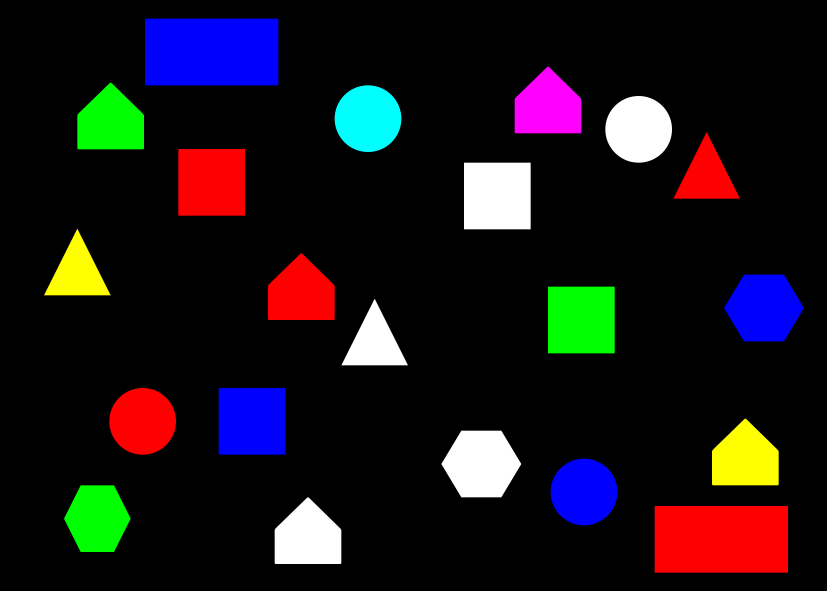
#> input picture Tarea 1/formas.png, 2480 x 1772 px (shown at 1/3 size); its folder holds 4 pictures in this run
$ jupyter execute --allow-errors 'Problema 1.ipynb'   (older library calls are emulated)
#> lines starting #> are read from the running program, lines starting #| are printed output that depends on the picture; after the words box and inside, x2 and y2 are one past the last pixel; in counts of white or black regions, pixels touching at a corner belong together
# Problema 1

Para este problema se les pide implementar funciones que analizan los datos obtenidos de un detector de formas en imágenes.

Usted debe realizar las siguientes tareas:

1. Instalar todos los módulos y librerías necesarias.
2. Analizar y entender el código.
3. Implementar funciones **detectShape**, **detectColor** y **detectOppositeColor**, con sus respectivos parámetros y valores de retorno. Solo puede modificar la celda correspondiente a cada función.
4. Modificar valores específicos dentro del código principal. Estos valores están marcados con **"#<-Can be modified"**.
5. Analizar resultados de la imagen generada y matrices de confusión. Utilizar diferentes valores para realizar su analisis.

## Importar Modulos a Utilizar

[cell 1]
import cv2
import math
import Utilities as ut
from scipy.spatial import distance as dist
import numpy as np
import imutils
import matplotlib.pyplot as plt

from sklearn import svm, datasets
from sklearn.model_selection import train_test_split
from sklearn.metrics import confusion_matrix

## Detectar Forma

[cell 2]
# Input: Contour cntr; Margin of error for comparations margin.
# Output: Tuple (shape,triangle,quad):
#        shape: Name of polygon respect with the number of sides.
#               Values -> "","no shape","triangulo","cuadrilatero","pentagono",
#                         "hexagono","heptagono","octogono","eneagono","decagono",
#                         "endecagono","dodecagono","circulo"
#        triangle: If figure is triangle, denomination in respect to number of equal sides.
#                  Values -> "no triangulo","equilatero","isosceles","escaleno",
#        quad: If figure is quadrilateral, denomination in the next list of values.
#                  Values -> "no cuadrilatero","otro","paralelogramo","cuadrado","rectangulo",
#                            "rombo","romboide","trapecio","trapezoide"
def detectShape(cntr,margin):
    shape = "no shape"
    triangle = "no triangulo"
    quad = "no cuadrilatero"

    return shape,triangle,quad

# Function that could be defined to determine the triangle type.
# Should be called from detectShape
def triangle_type(cntr, margin):
    return "no triangulo"

# Function that could be defined to determine the quadrilateral type.
# Should be called from detectShape
def quadrilateral_type(cntr, margin):
    return "no cuadrilatero"

## Definir Diccionario de Colores en formato RGB y Arreglo en formato LAB

[cell 3]
# Define dictionary with RGB formated colors.
colorDictionary = {
    "rojo": (255, 0, 0),
    "verde": (0, 255, 0),
    "azul": (0, 0, 255)
} #<-Can be modified

# Create an array (matrix) to save colors and transform them to LAB format later.
labColors = np.zeros((len(colorDictionary), 1, 3), dtype="uint8")
# Create a list to save corresponding color names.
labColorNames = []

# Iterate in color dictionary and save values in respective lists.
for (i, (name, rgb)) in enumerate(colorDictionary.items()):
    labColors[i] = rgb
    labColorNames.append(name)

# Convert array to LAB color format
labColors = cv2.cvtColor(labColors, cv2.COLOR_RGB2LAB)

## Detectar Color

[cell 4]
# Input: Image image; Contour c.
# Output: Name of color from color dictionary with minimal distance to contour's color.
#         Values -> "rojo","verde","azul","amarillo","fucsia","cyan","blanco"
def detectColor(image, c):
    # Create contour mask to ignore rest of the image.
    mask = np.zeros(image.shape[:2], dtype="uint8")
    cv2.drawContours(mask, [c], -1, 255, -1)
    mask = cv2.erode(mask, None, iterations=2)

    # Obtain mean value of contour internal color.
    mean = cv2.mean(image, mask=mask)[:3]

    return "rojo"

## Detectar Color Opuesto

[cell 5]
# Input: Image image; Contour c.
# Output: Name of color from color dictionary with maximal distance to contour's color.
#         Values -> "rojo","verde","azul","amarillo","fucsia","cyan","blanco"
def detectOppositeColor(image, c):
    # Create contour mask to ignore rest of the image.
    mask = np.zeros(image.shape[:2], dtype="uint8")
    cv2.drawContours(mask, [c], -1, 255, -1)
    mask = cv2.erode(mask, None, iterations=2)

    # Obtain mean value of contour internal color.
    mean = cv2.mean(image, mask=mask)[:3]

    return "rojo"

## Definir Nombre de Imagen y Cargar Imagen

[cell 6]
fileNames = ["formas","formas2","triangulos","triangulos2","cuadrilateros"]
imageName = fileNames[0] #<-Can be modified

# OpenCV loads image in BRG format
image = cv2.imread(imageName+".png")
#> image is the input picture: shape (1772, 2480, 3); mean B, G, R 23.6, 19.8, 25.6

## Manipular Imagen

[cell 7]
# OpenCv uses BRG format, convert it to RGB
RGB_img = cv2.cvtColor(image, cv2.COLOR_BGR2RGB)

# Resize image
resizeRatio = 0.5 #<-Can be modified
resized = imutils.resize(image, width=int(resizeRatio*image.shape[1]))

# Blur image slightly
blurred = cv2.GaussianBlur(resized, (5, 5), 0)

# Convert blurred image grayscale and the L*a*b* color spaces
gray = cv2.cvtColor(blurred, cv2.COLOR_BGR2GRAY)
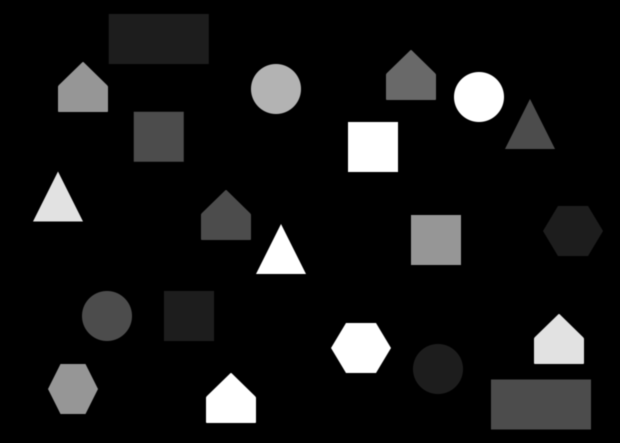
#> gray: shape (886, 1240) (shown at 1/2 size); min 0, max 255, mean 21.9
lab = cv2.cvtColor(blurred, cv2.COLOR_BGR2LAB)
#> lab: shape (886, 1240, 3); mean of channels 0, 1, 2 29.6, 133.2, 128.9

# Use a threshold to create a two colored image
minimumThreshold = 10 #<-Can be modified
thresh = cv2.threshold(gray, minimumThreshold, 255, cv2.THRESH_BINARY)[1]
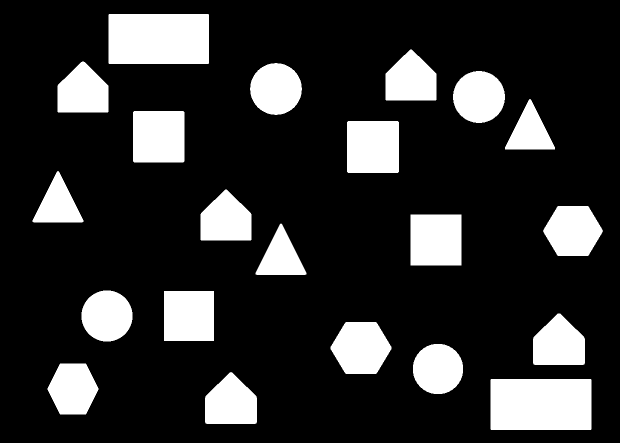
#> thresh: shape (886, 1240) (shown at 1/2 size); 18.2% white; 21 white regions

## Encontrar Contornos

[cell 8]
cnts = cv2.findContours(thresh.copy(), cv2.RETR_EXTERNAL, cv2.CHAIN_APPROX_SIMPLE)
#> cnts = 21 contours; largest, box (x1, y1, x2, y2) and area: (981, 758, 1183, 860) 20299, (217, 28, 418, 128) 19798, (694, 242, 798, 346) 10601, (266, 222, 369, 325) 10396, (821, 429, 923, 531) 10201
cnts = cnts[0] if imutils.is_cv2() else cnts[1]

## Inicializar Listas

[cell 9]
results = list()
shapes = list()
colors = list()
triangles = list()
quads = list()

## Iterar en Contornos, Detectar Forma y Color.

[cell 10]
i = 1
# Loop over the contours
for c in cnts:
    # Compute the center of the contour
    M = cv2.moments(c)
    cX = int((M["m10"] / M["m00"]) / resizeRatio)
    cY = int((M["m01"] / M["m00"]) / resizeRatio)

    # Calculate contour perimeter
    peri = cv2.arcLength(c, True)

    # Aproximate contour rects
    approximationMargin = 0.05 #<-Can be modified
    approx = cv2.approxPolyDP(c, approximationMargin * peri, True)


    # Detect form and color of contour(IMPLEMENTAR!)
    equalityMargin = 0.3 #<-Can be modified
    shape,triangle,quad = detectShape(approx,equalityMargin)
    color = detectColor(lab, c)
    opcolor = colorDictionary[detectOppositeColor(lab, c)]

    # Multiply coordinates with resize ratio
    approx = approx.astype("float")
    approx /= resizeRatio
    approx = approx.astype("int")

    # Draw detected approximate figure in the image
    cv2.drawContours(image, [approx], -1, (opcolor[2],opcolor[1],opcolor[0]), 4)

    # Draw identifier in the center of contour
    text = str(i)
    textsize = cv2.getTextSize(text, cv2.FONT_HERSHEY_SIMPLEX, 3, 5);
    opcolor = colorDictionary[detectOppositeColor(lab, c)]
    cv2.putText(image, text, (cX-int(textsize[0][0]/2), cY+int(textsize[0][1]/2)),
                cv2.FONT_HERSHEY_SIMPLEX, 3, (opcolor[2],opcolor[1],opcolor[0]), 4)

    # Save results in lists
    results.append((text,shape,color,triangle,quad))
    shapes.append(shape)
    colors.append(color)
    triangles.append(triangle)
    quads.append(quad)

    i+=1
#> this loop made 21 passes
#> (cX, cY, peri, approx, text, textsize) on passes 1, 4, 8, 9, 13: (2163, 1617, 601.7, [[1962, 1518], [1964, 1718], [2364, 1716], [2362, 1516]], '1', ((65, 66), 30)), (1751, 1475, 330.4, [[1734, 1376], [1652, 1492], [1768, 1574], [1850, 1458]], '4', ((65, 66), 30)), (427, 1263, 336, [[412, 1162], [326, 1278], [442, 1364], [528, 1248]], '8', ((65, 66), 30)), (1123, 1028, 346.2, [[1122, 894], [1022, 1096], [1220, 1098]], '9', ((65, 66), 30)), (231, 818, 346.2, [[230, 684], [130, 886], [328, 888]], '13', ((125, 66), 30))
#> (cX, cY, peri, text, textsize) on passes 2, 3, 5, 6, 11, 12: (922, 1612, 352.2, '2', ((65, 66), 30)), (291, 1555, 345.4, '3', ((65, 66), 30)), (1443, 1391, 377.7, '5', ((65, 66), 30)), (2234, 1376, 351.4, '6', ((65, 66), 30)), (2291, 923, 368, '11', ((125, 66), 30)), (902, 879, 346.6, '12', ((125, 66), 30))
#> pass 1, in detectColor, `mask = cv2.erode(mask, None, iterations=2)`:
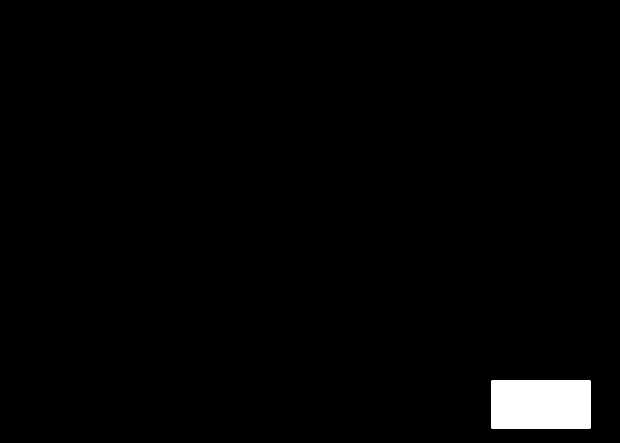
#> mask: shape (886, 1240) (shown at 1/2 size); 1.8% white; 1 white region, box (x1, y1, x2, y2) and area: (983, 760, 1181, 858) 19400
#> pass 2, in detectColor (call 2), `mask = cv2.erode(mask, None, iterations=2)`:
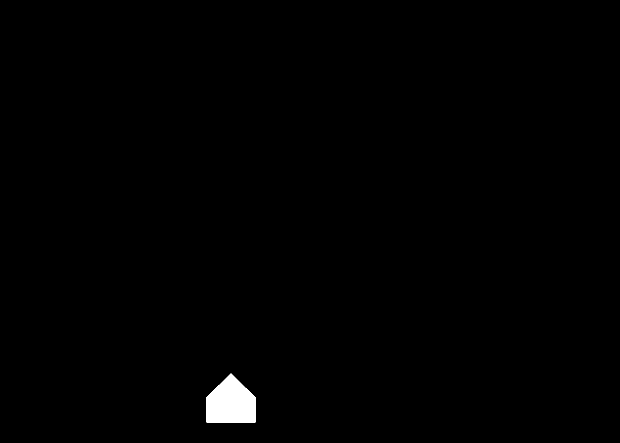
#> mask: shape (886, 1240) (shown at 1/2 size); 0.68% white; 1 white region, box (x1, y1, x2, y2) and area: (412, 747, 512, 846) 7482
#> pass 3, in detectColor (call 3), `mask = cv2.erode(mask, None, iterations=2)`:
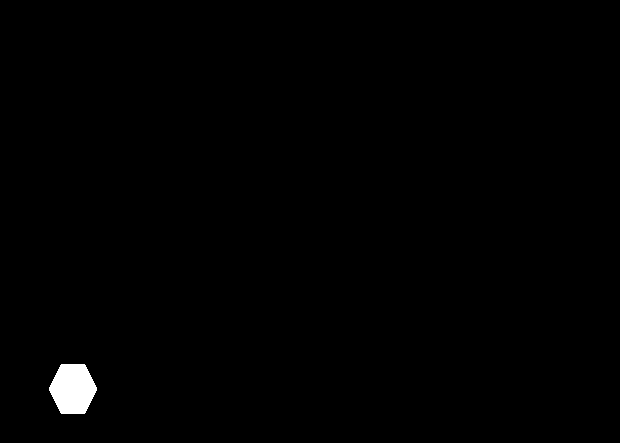
#> mask: shape (886, 1240) (shown at 1/2 size); 0.65% white; 1 white region, box (x1, y1, x2, y2) and area: (98, 729, 194, 827) 7104
#> after the loop:
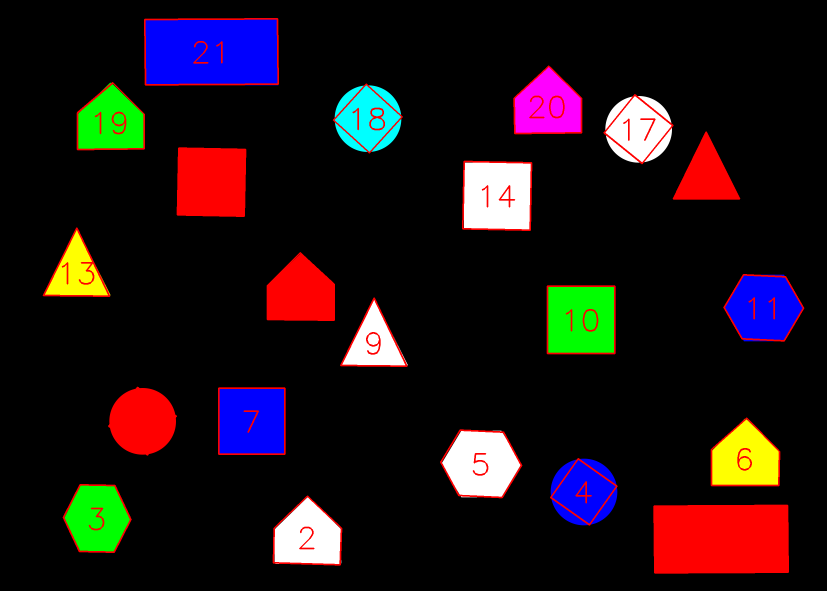
#> image: shape (1772, 2480, 3) (shown at 1/3 size); mean B, G, R 21.6, 18.1, 29.1
#> after the loop, colors = ['rojo', 'rojo', 'rojo', 'rojo', 'rojo', 'rojo', 'rojo', 'rojo', 'rojo', 'rojo', 'rojo', 'rojo', 'rojo', 'rojo', 'rojo', 'rojo', 'rojo', 'rojo', 'rojo', 'rojo', 'rojo']; i = 22; quads = 21 items, first 6: 'no cuadrilatero', 'no cuadrilatero', 'no cuadrilatero', 'no cuadrilatero', 'no cuadrilatero', 'no cuadrilatero'; results = 21 items; shapes = ['no shape', 'no shape', 'no shape', 'no shape', 'no shape', 'no shape', 'no shape', 'no shape', 'no shape', 'no shape', 'no shape', 'no shape', 'no shape', 'no shape', 'no shape', 'no shape', 'no shape', 'no shape', 'no shape', 'no shape', 'no shape']; triangles = 21 items, first 6: 'no triangulo', 'no triangulo', 'no triangulo', 'no triangulo', 'no triangulo', 'no triangulo'

## Save and plot image

[cell 11]
# OpenCv uses BRG format, convert it to RGB
RGB_img = cv2.cvtColor(image, cv2.COLOR_BGR2RGB)

# Save image
cv2.imwrite('generated_{}.png'.format(imageName),image)

# Plot image
fig=plt.figure(figsize=(12, 12), dpi= 80)
plt.xticks([]), plt.yticks([])
plt.imshow(RGB_img)
plt.show()

## Save results in file

[cell 12]
# Save results
f = open('generated_{}.txt'.format(imageName),"w")
for r in results:
    f.write(','.join(list(r))+'\n')
#> this loop made 21 passes
#> r on passes 1 to 9: ('1', 'no shape', 'rojo', 'no triangulo', 'no cuadrilatero'), ('2', 'no shape', 'rojo', 'no triangulo', 'no cuadrilatero'), ('3', 'no shape', 'rojo', 'no triangulo', 'no cuadrilatero'), ('4', 'no shape', 'rojo', 'no triangulo', 'no cuadrilatero'), ('5', 'no shape', 'rojo', 'no triangulo', 'no cuadrilatero'), ('6', 'no shape', 'rojo', 'no triangulo', 'no cuadrilatero'), ('7', 'no shape', 'rojo', 'no triangulo', 'no cuadrilatero'), ('8', 'no shape', 'rojo', 'no triangulo', 'no cuadrilatero'), ('9', 'no shape', 'rojo', 'no triangulo', 'no cuadrilatero')
f.close()
